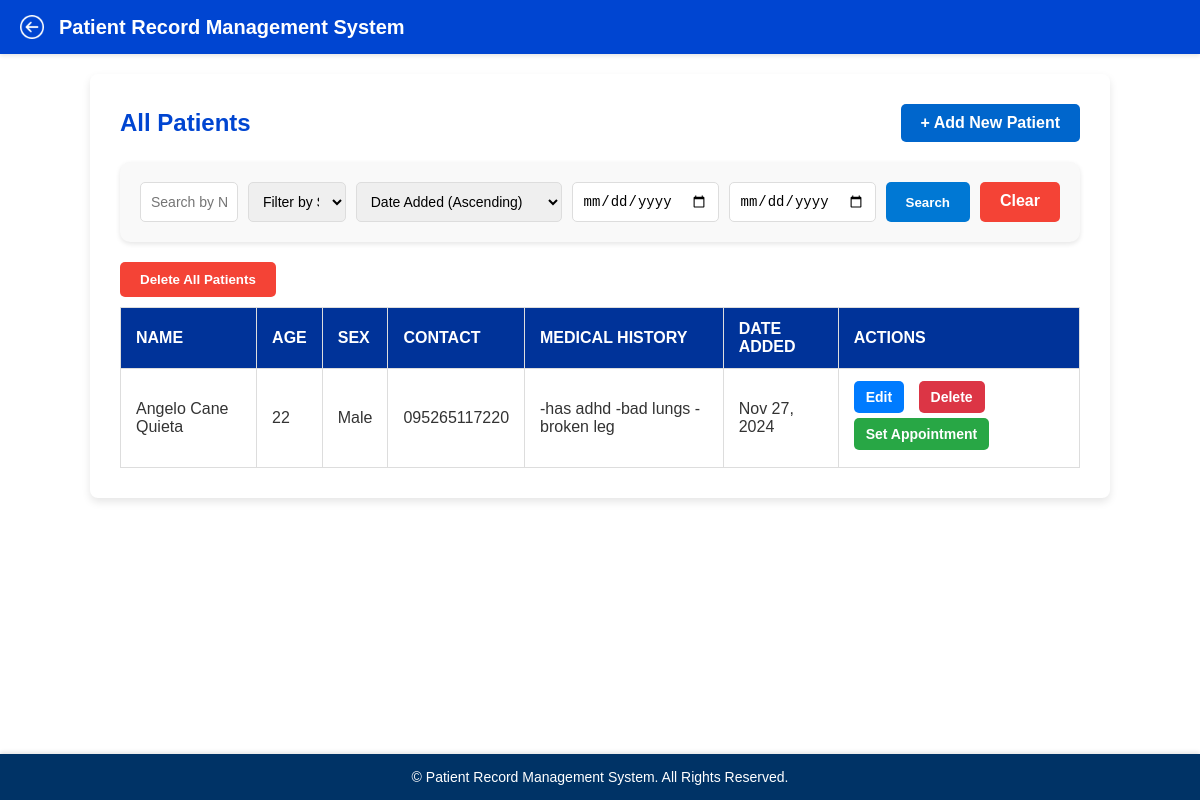
The page /patients/ (signed in) on the database as committed earlier.
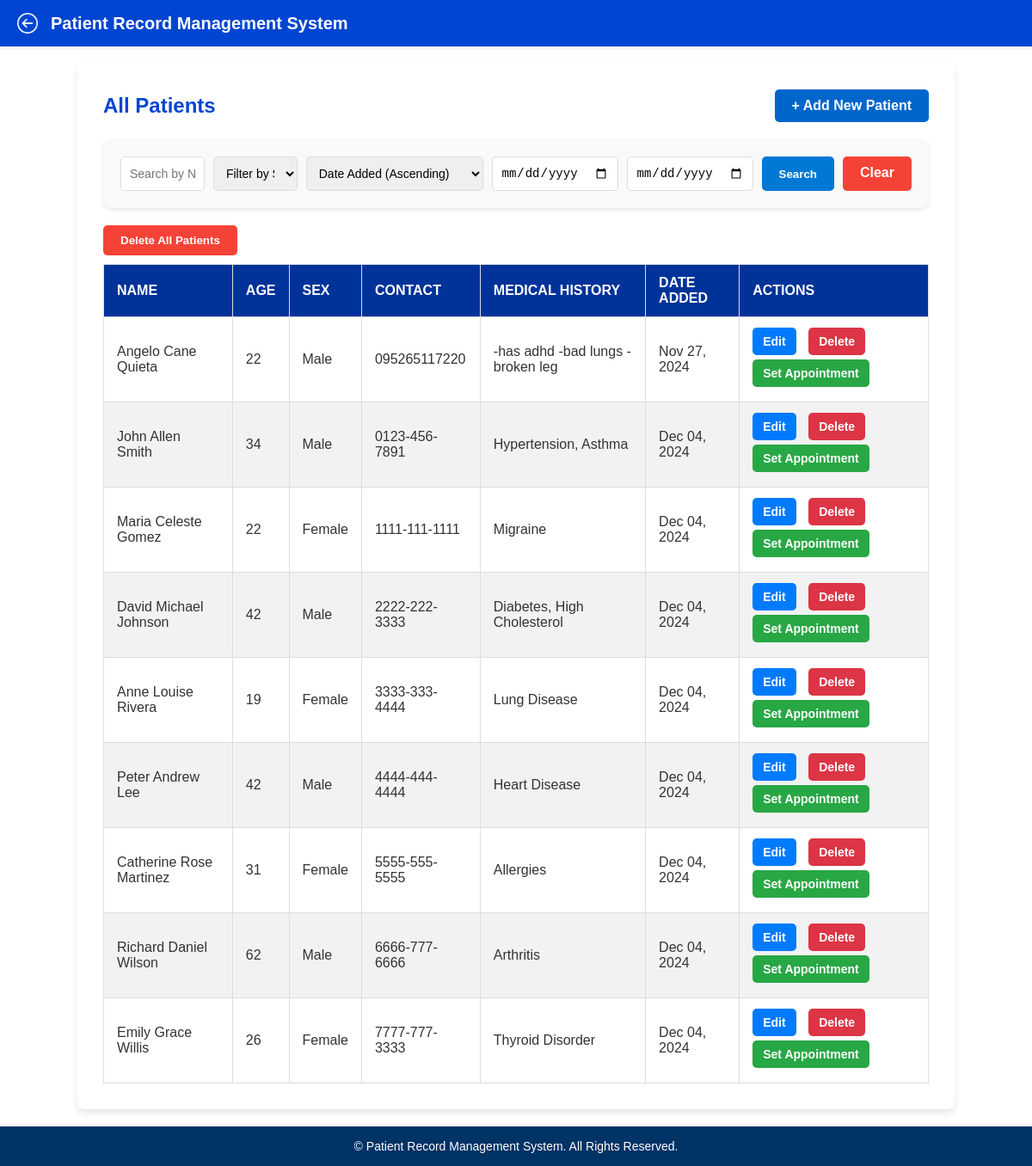
The same page on the database as committed later.
### doctor/models.py (models this page shows, shortened)
class Patient(models.Model):
    SEX_CHOICES = [
        ('', 'Select Sex'),  # This will show as the default option
        ('Male', 'Male'),
        ('Female', 'Female'),
    ]
    doctor = models.ForeignKey(Doctor, on_delete=models.CASCADE, related_name='patients')
    first_name = models.CharField(max_length=50)
    middle_name = models.CharField(max_length=50)
    last_name = models.CharField(max_length=50)
    age = models.IntegerField()
    sex = models.CharField(max_length=6, choices=SEX_CHOICES, blank=False)
    phone_number = models.CharField(max_length=255, blank=True, default="Not provided")
    medical_history = models.TextField()
    created_at = models.DateTimeField(default=timezone.now)

### doctor/views.py (the view)
# urls.py: path('patients/', views.patient_list_view, name='patients'),
def patient_list_view(request):
    doctor_id = doctor_logged_in(request)  # Ensure doctor is logged in
    doctor = get_object_or_404(Doctor, id=doctor_id)
    search_query = request.GET.get('search', '')
    sex_filter = request.GET.get('sex', '')
    start_date = request.GET.get('start_date', '')
    end_date = request.GET.get('end_date', '')
    sort_order = request.GET.get('sort_order', 'asc')  # Get sort order, default to ascending
    patients = doctor.patients.all()
    if search_query:
        patients = patients.filter(
            Q(first_name__icontains=search_query) |
            Q(last_name__icontains=search_query) |
            Q(phone_number__icontains=search_query)
        )
    if sex_filter:
        patients = patients.filter(sex=sex_filter)
    if start_date and end_date:
        patients = patients.filter(
            created_at__date__gte=start_date,
            created_at__date__lte=end_date
        )
    if sort_order == 'desc':
        patients = patients.order_by('-created_at')
    else:
        patients = patients.order_by('created_at')
    return render(request, 'patient_list.html', {'doctor': doctor, 'patients': patients, 'sort_order': sort_order})

### doctor/views.py (called while the page is built)
def doctor_logged_in(request):
    doctor_id = request.session.get('doctor_id')
    if not doctor_id:
        return redirect('login')
    return doctor_id

### doctor/templates/patient_list.html (shortened to what this page needs)
<!DOCTYPE html>
<html lang="en">
<head>
    {% load static %}
    <link rel="stylesheet" href="{% static 'patient_list.css' %}">
</head>
<body>
    <header class="prms-header">
        <div class="header-content">
            <img src="{% static 'images/back-button.png' %}" alt="Back" class="back-btn" onclick="window.history.back();">
            <h1 class="prms-title" onclick="window.location.href='http://127.0.0.1:8000/home/';">
                Patient Record Management System
            </h1>
        </div>
    </header>
    <div class="main-container">
        <section class="form-section">
            <div class="actions-header">
                <h2 class="section-title">All Patients</h2>
                <a href="{% url 'add_patient' %}" class="button">+ Add New Patient</a>
            </div>
            <div class="search-container">
                <form method="GET" action="{% url 'patients' %}" class="search-form">
                    <div class="input-group">
                        <input type="text" name="search" placeholder="Search by Name or Contact" value="{{ request.GET.search|default:'' }}">
                        <select name="sex">
                            <option value="">Filter by Sex</option>
                        </select>
                    </div>
                    <div class="input-group">
                        <select name="sort_order" onchange="this.form.submit()">
                            <option value="asc" {% if request.GET.sort_order == "asc" %}selected{% endif %}>Date Added (Ascending)</option>
                        </select>
                    </div>
                    <div class="input-group">
                        <input type="date" name="start_date" placeholder="Start Date" value="{{ request.GET.start_date|default:'' }}">
                        <input type="date" name="end_date" placeholder="End Date" value="{{ request.GET.end_date|default:'' }}">
                    </div>
                    <div class="button-group">
                        <button type="submit" class="search-btn">Search</button>
                        <a href="{% url 'patients' %}" class="clear-btn">Clear</a>
                    </div>
                </form>
            </div>
            <form method="POST" action="{% url 'delete_all_patients' %}" style="display:inline;">
                <button type="submit" class="delete-all-btn" onclick="return confirm('Are you sure you want to delete all patients? This action cannot be undone.')">
                    Delete All Patients
                </button>
            </form>
            <div class="form-container">
                <table>
                    <thead>
                        <tr>
                            <th>Name</th>
                            <th>Age</th>
                            <th>Sex</th>
                            <th>Contact</th>
                            <th>Medical History</th>
                            <th>Date Added</th>
                            <th>Actions</th>
                        </tr>
                    </thead>
                    <tbody>
                        {% for patient in patients %}
                        <tr>
                            <td>{{ patient.first_name|capfirst }} {{ patient.middle_name|capfirst }} {{ patient.last_name|capfirst }}</td>
                            <td>{{ patient.age }}</td>
                            <td>{{ patient.sex }}</td>
                            <td>{{ patient.phone_number }}</td>
                            <td>{{ patient.medical_history }}</td>
                            <td>{{ patient.created_at|date:"M d, Y" }}</td>
                            <td class="action-buttons">
                                <a href="{% url 'edit_patient' patient.id %}" class="edit-btn" title="Edit {{ patient.first_name }}">Edit</a>
                                <a href="{% url 'delete_patient' patient.id %}" class="delete-btn" title="Delete {{ patient.first_name }}">Delete</a>
                                <a href="{% url 'create_appointment' patient.id %}" class="appointment-btn" title="Set Appointment for {{ patient.first_name }}">Set Appointment</a>
                            </td>
                        </tr>
                        {% empty %}
                        <tr>
                            <td colspan="7" class="no-data">No patients found.</td>
                        </tr>
                        {% endfor %}
                    </tbody>
                </table>
            </div>
        </section>
    </div>
        <footer>
            <p>&copy; {{ year }} Patient Record Management System. All Rights Reserved.</p>
        </footer>
</body>
</html>

### doctor/static/patient_list.css (style rules this page uses)
body { font-family: 'Arial', sans-serif; background-color: #f9f9f9; margin: 0; padding: 0; display: flex; flex-direction: column; min-height: 100vh; }
.prms-header { background-color: #0045d1; color: white; box-shadow: 0 2px 4px rgba(0, 0, 0, 0.1); padding: 15px 20px; position: sticky; top: 0; z-index: 1000; }
.header-content { display: flex; align-items: center; justify-content: flex-start; }
.prms-title { font-size: 20px; font-weight: bold; cursor: pointer; margin: 0; }
.back-btn { width: 24px; height: 24px; margin-right: 15px; cursor: pointer; filter: brightness(0) invert(1); transition: transform 0.2s; }
.main-container { width: 80%; margin: 20px auto; background: white; padding: 30px; box-shadow: 0 4px 8px rgba(0, 0, 0, 0.1); border-radius: 8px; }
.actions-header { display: flex; justify-content: space-between; align-items: center; margin-bottom: 20px; }
.section-title { color: #0045d1; font-size: 24px; font-weight: bold; margin: 0; }
.button { background-color: #0066cc; color: white; padding: 10px 20px; text-decoration: none; border-radius: 5px; font-weight: bold; font-size: 16px; text-align: center; }
table { width: 100%; min-width: 600px; border-collapse: collapse; margin-top: 10px; font-size: 16px; table-layout: auto; }
table th, table td { border: 1px solid #ddd; padding: 12px 15px; text-align: left; }
table th { background-color: #003399; color: white; font-weight: bold; text-transform: uppercase; }
table td { color: #333; }
table tbody tr:nth-child(even) { background-color: #f2f2f2; }
table td a { color: #0066cc; text-decoration: none; font-weight: bold; }
table td .appointment-btn { margin: 5px 0; display: inline-block; }
.form-container { overflow-x: auto; gap: 20px; }
input, select, textarea { width: 100%; padding: 10px; border: 1px solid #ccc; border-radius: 4px; font-size: 16px; }
.edit-btn, .delete-btn, .appointment-btn { display: inline-block; margin-right: 10px; padding: 8px 12px; border-radius: 5px; font-weight: bold; text-align: center; text-decoration: none; cursor: pointer; transition: background-color 0.3s ease, color 0.3s ease; font-size: 14px; }
.edit-btn { background-color: #007bff; color: white; }
.delete-btn { background-color: #dc3545; color: white; }
.appointment-btn { background-color: #28a745; color: white; }
footer { position: relative; clear: both; padding: 15px 20px; font-size: 14px; color: #ffffff; text-align: center; background-color: #003366; box-shadow: 0 -2px 4px rgba(0, 0, 0, 0.1); margin-top: auto; }
footer p { margin: 0; font-size: 14px; }

Rows that differ between the two databases and show on the page:
added Patient: first_name "John", middle_name "Allen", last_name "Smith", age "34", sex "Male", phone_number "0123-456-7891", medical_history "Hypertension, Asthma", created_at "Dec 04, 2024"
added Patient: first_name "Maria", middle_name "Celeste", last_name "Gomez", age "22", sex "Female", phone_number "1111-111-1111", medical_history "Migraine", created_at "Dec 04, 2024"
added Patient: first_name "David", middle_name "Michael", last_name "Johnson", age "42", sex "Male", phone_number "2222-222-3333", medical_history "Diabetes, High Cholesterol", created_at "Dec 04, 2024"
added Patient: first_name "Anne", middle_name "Louise", last_name "Rivera", age "19", sex "Female", phone_number "3333-333-4444", medical_history "Lung Disease", created_at "Dec 04, 2024"
added Patient: first_name "Peter", middle_name "Andrew", last_name "Lee", age "42", sex "Male", phone_number "4444-444-4444", medical_history "Heart Disease", created_at "Dec 04, 2024"
added Patient: first_name "Catherine", middle_name "Rose", last_name "Martinez", age "31", sex "Female", phone_number "5555-555-5555", medical_history "Allergies", created_at "Dec 04, 2024"
added Patient: first_name "Richard", middle_name "Daniel", last_name "Wilson", age "62", sex "Male", phone_number "6666-777-6666", medical_history "Arthritis", created_at "Dec 04, 2024"
added Patient: first_name "Emily", middle_name "Grace", last_name "Willis", age "26", sex "Female", phone_number "7777-777-3333", medical_history "Thyroid Disorder", created_at "Dec 04, 2024"
